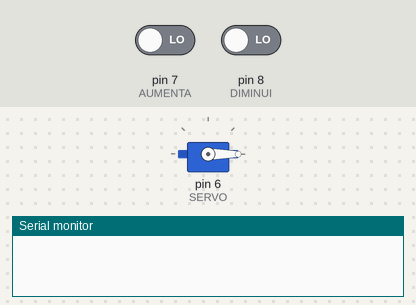
A sketch run on a simulated Arduino Uno, built with avr-gcc and run on an emulated ATmega328P. Parts: servo, the last lines printed to the serial monitor. The test bench sets the inputs (shaded band); at power-on: pin 7 (AUMENTA) LOW, pin 8 (DIMINUI) LOW.

Above: at 1.2 s.
1.3 s: pin 7 (AUMENTA) driven HIGH
At 2.08 s:
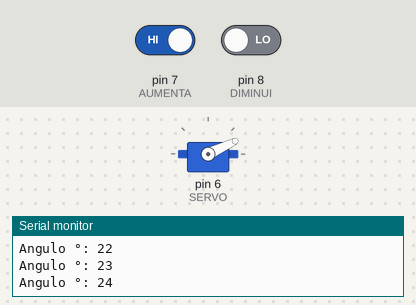
4.3 s: pin 7 (AUMENTA) driven LOW and pin 8 (DIMINUI) driven HIGH
7.3 s: pin 8 (DIMINUI) driven LOW
At 7.57 s:
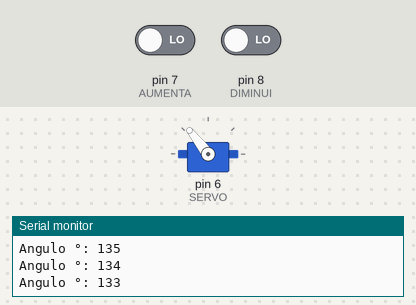
10.3 s: pin 8 (DIMINUI) driven HIGH
At 10.75 s:
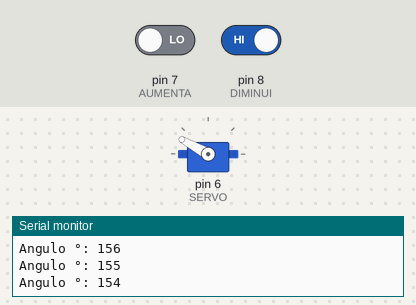
Timing chart, 0 to 14.3 s (numbered marks = the images above; inputs shaded):
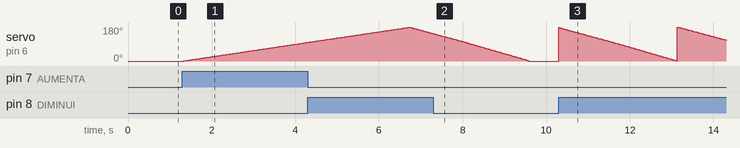

The sketch:

02_servo_motor.ino
```cpp
#include <Servo.h> //incluir a biblioteca do servo-motor
#define SERVO 6   //definir a porta numero 6 como controle do servo
#define AUMENTA 7 //comando para aumentar o angulo estará associado ao pino 7
#define DIMINUI 8 //comando para diminuir o ângulo estará associado ao pino 8

int pos=0;     //posição do servo
Servo s;     //variável servo

void setup() {
  pinMode(AUMENTA, INPUT);
  pinMode(DIMINUI, INPUT);
  s.attach(SERVO);
  Serial.begin(9600);   //inicializa o monitor serial
  s.write(0);    //inicia o motor na posição 0
}

void loop() {

   int botao_aumenta = digitalRead(AUMENTA);
   int botao_diminui = digitalRead(DIMINUI);

if(botao_aumenta == HIGH){
   for(pos = 0; pos < 180; pos++){  //laço for, para acrescentar cada posição
    s.write(pos);
    delay(30);
    if(pos==180){
      pos = 0;
    }
    Serial.print("Angulo °: ");
    Serial.println(pos);
  }
}else if(botao_diminui == HIGH){
   for(pos = 180; pos >= 0; pos--){
    s.write(pos);
    delay(2);
    Serial.print("Angulo °: ");
    Serial.println(pos);

  }
}
/*
  for(pos = 0; pos < 180; pos++){  //laço for, para acrescentar cada posição
    s.write(pos);
    delay(30);
    Serial.print("Angulo °: ");
    Serial.println(pos);

  }
  delay(1000);   //1 segundo para variar cada grau

  for(pos = 180; pos >= 0; pos--){
    s.write(pos);
    delay(2);
    Serial.print("Angulo °: ");
    Serial.println(pos);

  }
  delay(1000);


  */

}
```

Measured:
- after the input at 1.3 s, servo on pin 6 (SERVO): moves from 0° to 99° over 3.0 s, starting at once
- after the input at 7.3 s, servo on pin 6 (SERVO): goes on until 9.6 s, then stays 0°
- after the input at 10.3 s, servo on pin 6 (SERVO): ramps from 180° to 1° and jumps back, once every 2.8 s
